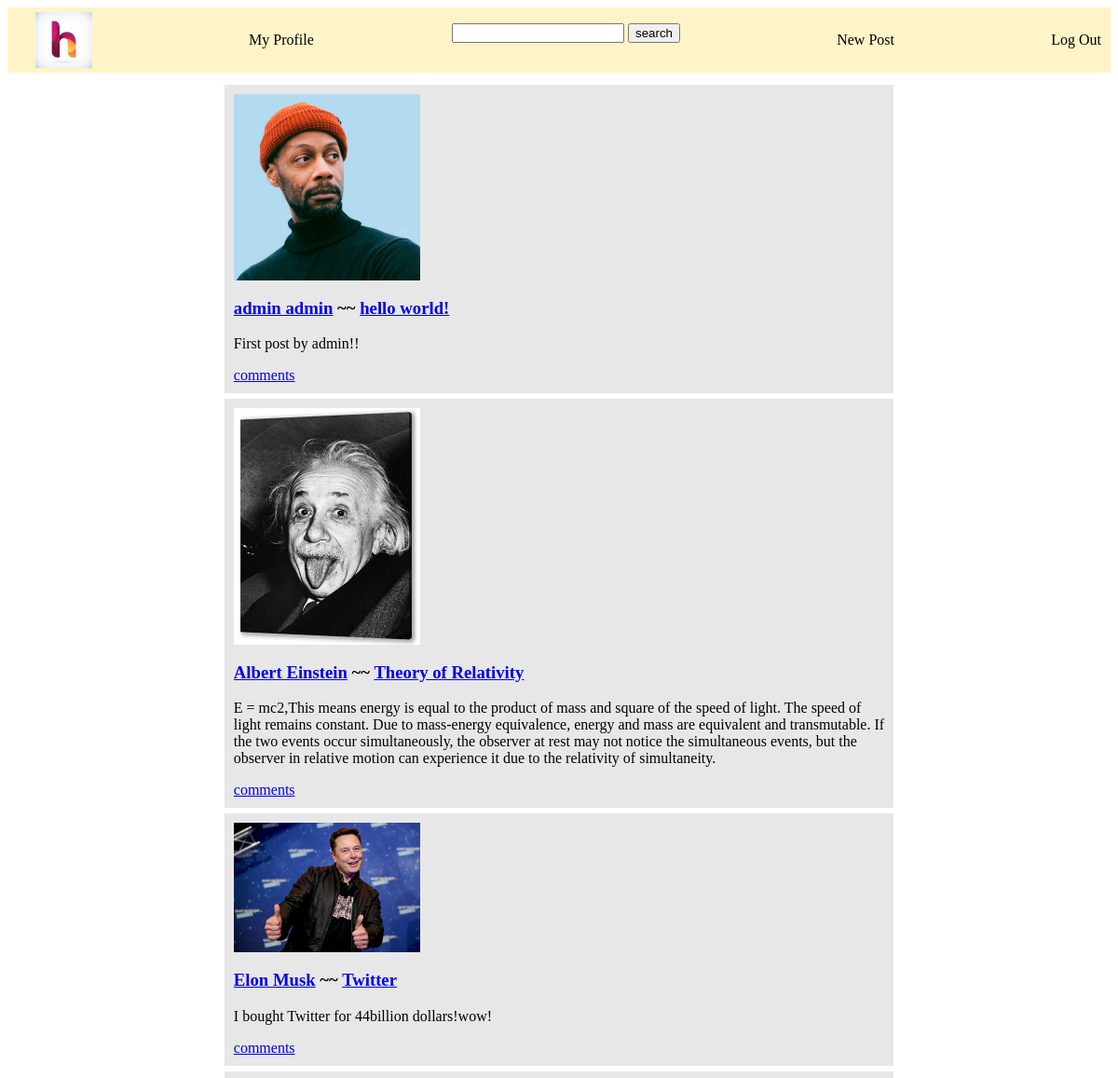
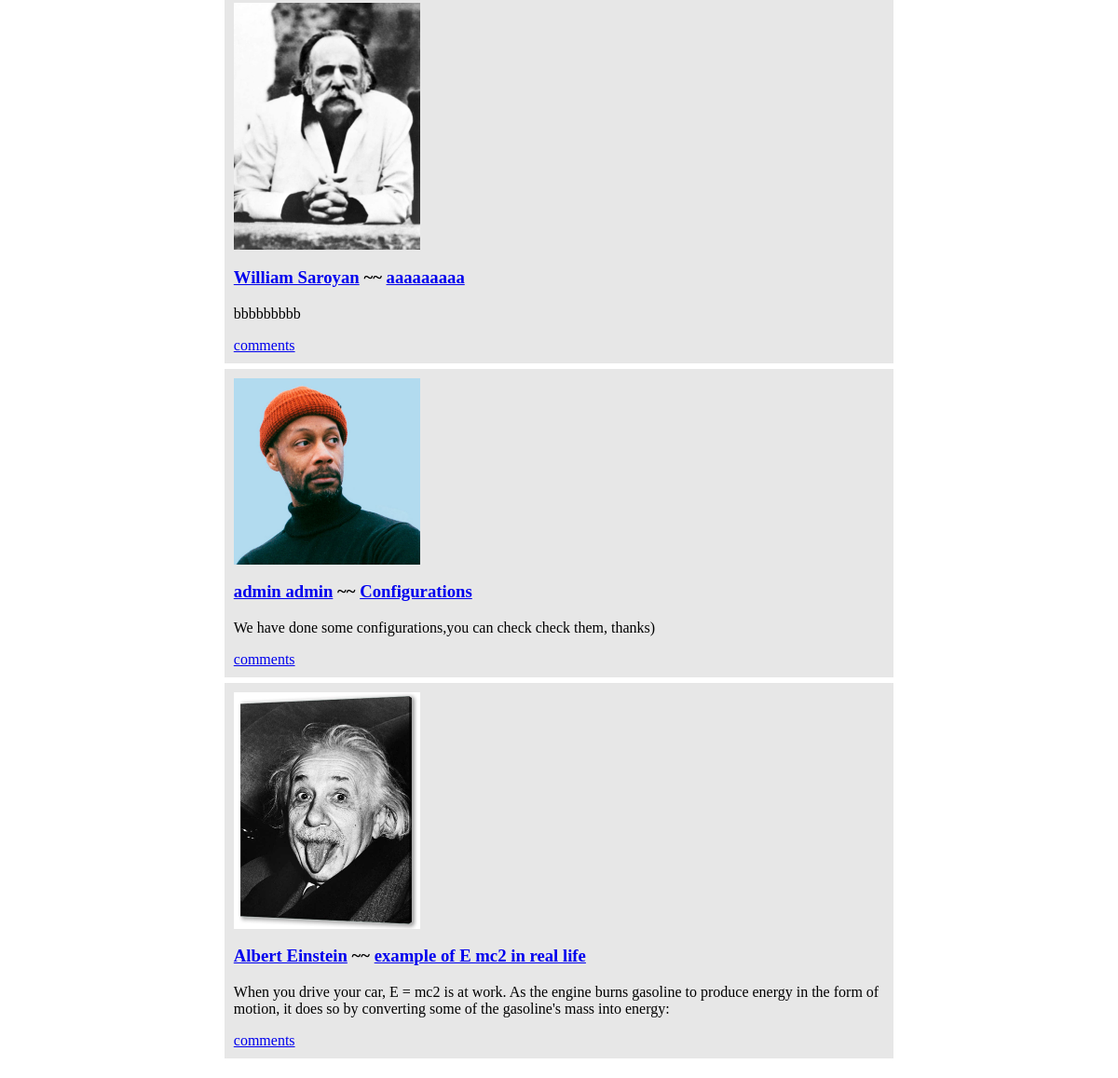
The page / (signed in) on the database its author committed (2 pictures, top to bottom).
### blog/models.py (models this page shows, shortened)
class Post(models.Model):
    title = models.CharField(max_length=150)
    body = models.TextField()
    profile = models.ForeignKey(Profile,related_name='posts',on_delete=models.CASCADE)

### accounts/models.py (models this page shows, shortened)
class Profile(models.Model):
    user = models.OneToOneField('auth.user',related_name="profile_user",on_delete=models.CASCADE)
    first_name = models.CharField(max_length=150)
    last_name = models.CharField(max_length=150)
    category = models.CharField(max_length=150)
    birth_date = models.DateField()
    profile_image = models.ImageField(null=True,blank=True,upload_to='images/',default='user.jpg')
    def __str__(self):
        return f"{self.first_name} {self.last_name}"

### blog/views.py (the view)
# urls.py: path('',HomePageView.as_view(),name= 'home'),
class HomePageView(ListView):
    model = Post
    template_name = 'home.html'
    context_object_name = 'posts_list'

### templates/home.html
{% extends 'base.html' %}
{% load static %}
{% block content %}
<div class="posts">
{% for post in posts_list %}
<div class="post">
    {% if post.profile.profile_image %}
        <img src="{{post.profile.profile_image.url}}" alt="" width="200">
    {% else %}
        <img src="{% static 'images/user.jpg/' %}" alt="" width="200" >
    {% endif %}
    <h3><a href="{% url 'profile_detail' post.profile.pk %}">{{post.profile}}</a> ~~ <a href="{% url 'post_detail' post.pk %}">{{post.title}}</a></h3>
    <p>{{post.body}}</p>
 <a href="{% url 'post_detail' post.pk %}">comments</a>
</div>
{% endfor %}
</div>
{% endblock content %}

### static/css/base.css (style rules this page uses)
body { background-color: rgb(255, 255, 255); }
.posts { color: rgb(0, 0, 0); padding: 10px; }
.post { background-color: rgb(231, 231, 231); margin: auto; width: 60%; border: 3px solid rgb(255, 255, 255); padding: 10px; top: 30%; }

### rows shown on the page
Post: profile.profile_image (picture), profile "admin admin", title "hello world!", body "First post by admin!!"
Post: profile.profile_image (picture), profile "Albert Einstein", title "Theory of Relativity", body "E = mc2,This means energy is equal to the product of mass and square of the speed of light. The speed of light remains constant. Due to mass-energy equivalence, energy and mass are equivalent and transmutable. If the two events occur simultaneously, the observer at rest may not notice the simultaneous events, but the observer in relative motion can experience it due to the relativity of simultaneity."
Post: profile.profile_image (picture), profile "Elon Musk", title "Twitter", body "I bought Twitter for 44billion dollars!wow!"
Post: profile.profile_image (picture), profile "William Saroyan", title "aaaaaaaaa", body "bbbbbbbbb"
Post: profile.profile_image (picture), profile "admin admin", title "Configurations", body "We have done some configurations,you can check check them, thanks)"
Post: profile.profile_image (picture), profile "Albert Einstein", title "example of E mc2 in real life", body "When you drive your car, E = mc2 is at work. As the engine burns gasoline to produce energy in the form of motion, it does so by converting some of the gasoline's mass into energy:"
